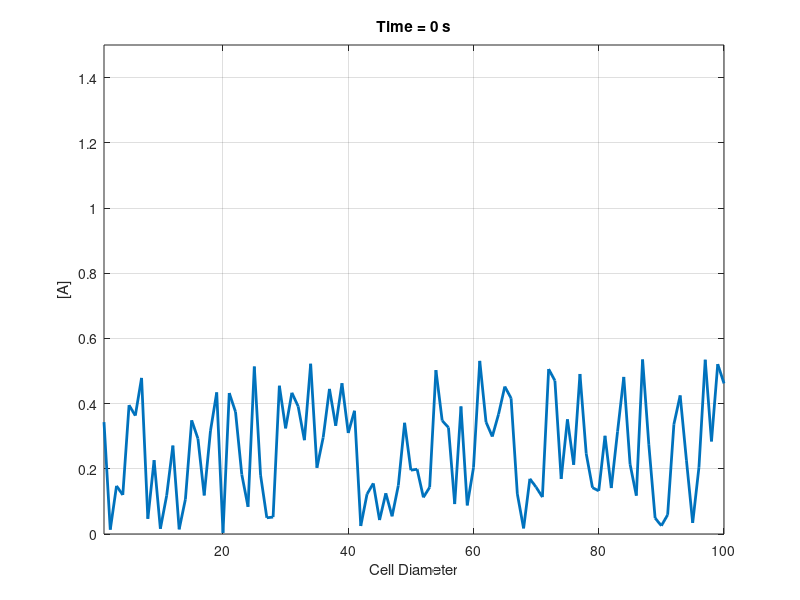

Reproduce this figure in MATLAB. (Note: this script raises an error after producing the figure.)
clear; close all; clc

% set random seed
rng(42);

% set model parameters
Da = 0.1; % A diffusion rate
Db = 10; % B diffusion rate
delta = 1; % # basal rate of inactivation
gamma = 1.0; % GTPase autocatalytic activation rate
K = 1; % saturation parameter
k0 = 0.067; % basal GEF conversion rate
L = 10; % cell diameter (µm)

% set simulation parameters
Nx = 100; % number of cells
dt = 0.01; % time step
Nt = 1000; % run time (s)
tplot = 1; % animation frame interval (s)

% create sparse double derivative matrix
e = ones(Nx, 1);
D2 = spdiags([e, -2*e, e], [-1, 0, 1], Nx, Nx);

% apply Neumann boundary conditions
D2(1,2) = 2;
D2(end,end-1) = 2;

% set initial concentrations
A = 2 * 0.2683312 * rand(Nx, 1);
B = 2 * ones(Nx, 1);

% set up figure
x = 1:Nx;
plt = plot(x, A, 'LineWidth', 2);
ylim([0, 1.5]);
xlim([1, Nx]);
xlabel('Cell Diameter');
ylabel('[A]');
title('Time = 0 s');
grid on;

% create video writer
vidobj = VideoWriter('mori.mp4','mpeg-4');
vidobj.FrameRate = 15;
open(vidobj);

% capture inital frame
frame = getframe(gcf);
writeVideo(vidobj, frame);

% reaction loop
for t = 1:Nt/dt

    % set reaction term
    R = (k0 + gamma*A.^2./(K^2 + A.^2)).*B - delta*A;

    % update concentrations
    A = A + dt * (Da * D2 * A + R);
    B = B + dt * (Db * D2 * B - R);

    % plot figure and save frame
    if mod(t,tplot/dt)==0
        set(plt, 'YData', A);
        title(sprintf('Time = %4.0f s', t*dt));
        drawnow;
        frame = getframe(gcf);
        writeVideo(vidobj, frame);
    end
end

close(vidobj);
